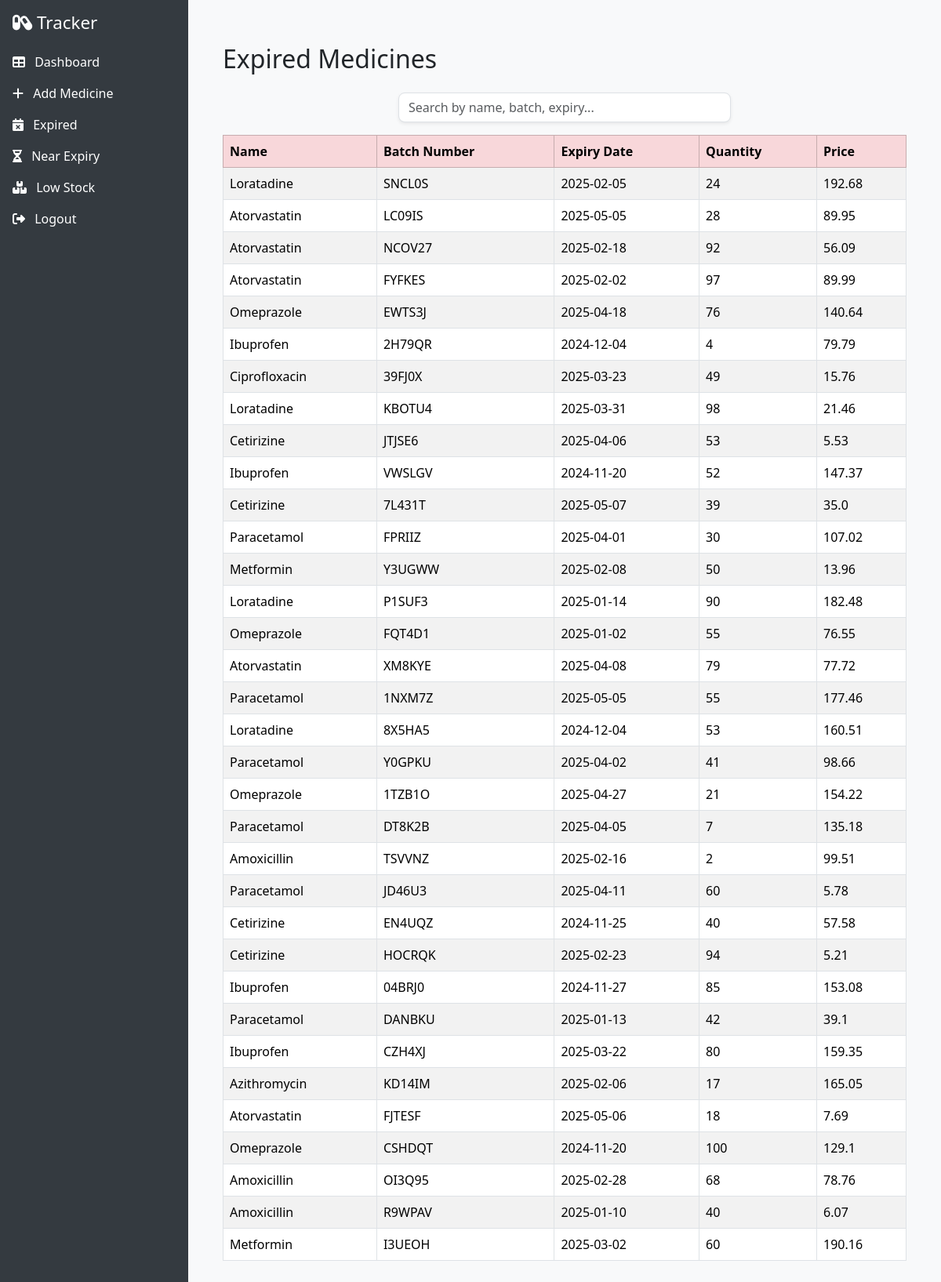
Screenshot of /expired (signed in) with the database file from the repository.
### tables this page shows
CREATE TABLE medicines (
    id INTEGER PRIMARY KEY AUTOINCREMENT,
    name TEXT,
    batch_number TEXT,
    expiry_date TEXT,
    quantity INTEGER,
    price REAL,
    alert_level INTEGER
);

### app.py (the view)
@app.route('/expired')
def expired_medicines():
    if 'user' not in session:
        return redirect(url_for('login'))
    conn = sqlite3.connect('database.db')
    c = conn.cursor()
    c.execute("SELECT * FROM medicines")
    medicines = c.fetchall()
    conn.close()
    today = datetime.today().date()
    expired = [med for med in medicines if datetime.strptime(med[3], '%Y-%m-%d').date() < today]
    return render_template('expired.html', expired=expired)

### templates/expired.html (shortened to what this page needs)
{% extends "base.html" %}
{% block content %}
<div class="container mt-4">
    <h2 class="mb-4">Expired Medicines</h2>
    {% if expired %}
    <div class="row mb-3">
        <div class="col-md-6 offset-md-3">
            <input type="text" id="medicineSearch" class="form-control rounded-3 shadow-sm" placeholder="Search by name, batch, expiry...">
        </div>
    </div>
    <div class="table-responsive">
        <table class="table table-bordered table-striped">
            <thead class="table-danger">
                <tr>
                    <th>Name</th>
                    <th>Batch Number</th>
                    <th>Expiry Date</th>
                    <th>Quantity</th>
                    <th>Price</th>
                </tr>
            </thead>
            <tbody id="medicineTable">
                {% for med in expired %}
                <tr>
                    <td>{{ med[1] }}</td>
                    <td>{{ med[2] }}</td>
                    <td>{{ med[3] }}</td>
                    <td>{{ med[4] }}</td>
                    <td>{{ med[5] }}</td>
                </tr>
                {% endfor %}
            </tbody>
        </table>
    </div>
    {% else %}
        <p class="text-muted">No expired medicines found.</p>
    {% endif %}
</div>
{% endblock %}

### templates/base.html (style rules this page uses)
body { display: flex; min-height: 100vh; }

### rows the page displays
medicines: name "Loratadine", batch_number "SNCL0S", expiry_date "2025-02-05", quantity "24", price "192.68"
medicines: name "Atorvastatin", batch_number "LC09IS", expiry_date "2025-05-05", quantity "28", price "89.95"
medicines: name "Atorvastatin", batch_number "NCOV27", expiry_date "2025-02-18", quantity "92", price "56.09"
medicines: name "Atorvastatin", batch_number "FYFKES", expiry_date "2025-02-02", quantity "97", price "89.99"
medicines: name "Omeprazole", batch_number "EWTS3J", expiry_date "2025-04-18", quantity "76", price "140.64"
medicines: name "Ibuprofen", batch_number "2H79QR", expiry_date "2024-12-04", quantity "4", price "79.79"
medicines: name "Ciprofloxacin", batch_number "39FJ0X", expiry_date "2025-03-23", quantity "49", price "15.76"
medicines: name "Loratadine", batch_number "KBOTU4", expiry_date "2025-03-31", quantity "98", price "21.46"
medicines: name "Cetirizine", batch_number "JTJSE6", expiry_date "2025-04-06", quantity "53", price "5.53"
medicines: name "Ibuprofen", batch_number "VWSLGV", expiry_date "2024-11-20", quantity "52", price "147.37"
medicines: name "Cetirizine", batch_number "7L431T", expiry_date "2025-05-07", quantity "39", price "35.0"
medicines: name "Paracetamol", batch_number "FPRIIZ", expiry_date "2025-04-01", quantity "30", price "107.02"
medicines: name "Metformin", batch_number "Y3UGWW", expiry_date "2025-02-08", quantity "50", price "13.96"
medicines: name "Loratadine", batch_number "P1SUF3", expiry_date "2025-01-14", quantity "90", price "182.48"
medicines: name "Omeprazole", batch_number "FQT4D1", expiry_date "2025-01-02", quantity "55", price "76.55"
medicines: name "Atorvastatin", batch_number "XM8KYE", expiry_date "2025-04-08", quantity "79", price "77.72"
medicines: name "Paracetamol", batch_number "1NXM7Z", expiry_date "2025-05-05", quantity "55", price "177.46"
medicines: name "Loratadine", batch_number "8X5HA5", expiry_date "2024-12-04", quantity "53", price "160.51"
medicines: name "Paracetamol", batch_number "Y0GPKU", expiry_date "2025-04-02", quantity "41", price "98.66"
medicines: name "Omeprazole", batch_number "1TZB1O", expiry_date "2025-04-27", quantity "21", price "154.22"
medicines: name "Paracetamol", batch_number "DT8K2B", expiry_date "2025-04-05", quantity "7", price "135.18"
medicines: name "Amoxicillin", batch_number "TSVVNZ", expiry_date "2025-02-16", quantity "2", price "99.51"
medicines: name "Paracetamol", batch_number "JD46U3", expiry_date "2025-04-11", quantity "60", price "5.78"
medicines: name "Cetirizine", batch_number "EN4UQZ", expiry_date "2024-11-25", quantity "40", price "57.58"
medicines: name "Cetirizine", batch_number "HOCRQK", expiry_date "2025-02-23", quantity "94", price "5.21"
medicines: name "Ibuprofen", batch_number "04BRJ0", expiry_date "2024-11-27", quantity "85", price "153.08"
medicines: name "Paracetamol", batch_number "DANBKU", expiry_date "2025-01-13", quantity "42", price "39.1"
medicines: name "Ibuprofen", batch_number "CZH4XJ", expiry_date "2025-03-22", quantity "80", price "159.35"
medicines: name "Azithromycin", batch_number "KD14IM", expiry_date "2025-02-06", quantity "17", price "165.05"
medicines: name "Atorvastatin", batch_number "FJTESF", expiry_date "2025-05-06", quantity "18", price "7.69"
medicines: name "Omeprazole", batch_number "CSHDQT", expiry_date "2024-11-20", quantity "100", price "129.1"
medicines: name "Amoxicillin", batch_number "OI3Q95", expiry_date "2025-02-28", quantity "68", price "78.76"
medicines: name "Amoxicillin", batch_number "R9WPAV", expiry_date "2025-01-10", quantity "40", price "6.07"
medicines: name "Metformin", batch_number "I3UEOH", expiry_date "2025-03-02", quantity "60", price "190.16"
